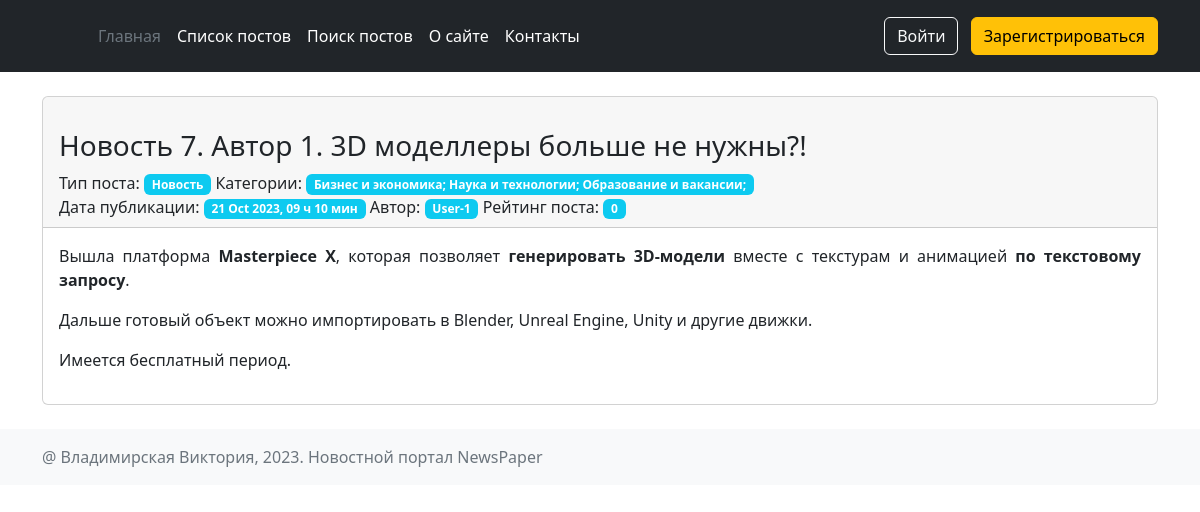
/news/24/, run on the app's committed database.
### news/models.py (models this page shows, shortened)
class Post(models.Model):
    article = 'A'
    news = 'N'
    POST_TYPE = [
        (article, "Статья"),
        (news, "Новость")
    ]
    postAuthor = models.ForeignKey(Author, on_delete=models.CASCADE)
    post_type = models.CharField(max_length=1, choices=POST_TYPE, default=article)
    postCreated = models.DateTimeField(auto_now_add=True)
    postCats = models.ManyToManyField(Category, through='PostCategory')
    postTitle = models.CharField(max_length=128)
    postText = models.TextField()
    postRating = models.SmallIntegerField(default=0)

class Category(models.Model):
    categoryName = models.CharField(max_length=64, unique=True)

class Author(models.Model):
    authorUser = models.OneToOneField(User, on_delete=models.CASCADE)
    authorRating = models.SmallIntegerField(default=0)

### news/views.py (the view)
# urls.py: path('<int:pk>/', PostDetailView.as_view(), name='post_detail'), # Ссылка на детали объекта (поста)
class PostDetailView(DetailView):
    template_name = 'news/post_detail.html' # вместо шаблона post.html, сделаем post_detail.html
    queryset = Post.objects.all()

### news/templatetags/custom_filters.py (called while the page is built)
@register.filter(name='Censor')
def censor(value):
    badWords = value.split()
    STOP_LIST = [
        'более',
        'нежелательно',
        'заменяемоеслово',
        'мат'
    ]
    for word in badWords:
        if word in STOP_LIST:
            value = value.replace(word,'*' * len(word))
    return value

### news/templates/news/post_detail.html (shortened to what this page needs)
{% extends 'layout/default.html' %}
{% load custom_filters %}
{% block content %}
<div class="card">
    <div class="card-header">
        <h3>
            {{ post.postTitle|Censor }}
        </h3>
        <div>
            Тип поста: <span class="badge bg-info">{{ post.get_post_type_display }}</span>
            Категории:
            <span class="badge bg-info">
            {% for category in post.postCats.all %}
                {{ category.categoryName }};
            {% endfor %}
            </span>
            Дата публикации: <span class="badge bg-info">{{ post.postCreated|date:'d M Y, h ч m мин' }}</span>
            Автор: <span class="badge bg-info">{{ post.postAuthor.authorUser.username }}</span>
            Рейтинг поста: <span class="badge bg-info">{{ post.postRating }}</span>
        </div>
    </div>
    <div class="card-body">
            {{ post.postText|Censor|safe }}
    </div>
</div>
{% endblock content %}

### data on the page
Post: postTitle|Censor "Новость 7. Автор 1. 3D моделлеры больше не нужны?!", post_type "Новость", postCreated "21 Oct 2023, 09 ч 10 мин", postAuthor.authorUser.username "User-1", postRating "0", postText|Censor "Вышла платформа Masterpiece X , которая позволяет генерировать 3D-модели вместе с текстурам и анимацией по текстовому запросу . Дальше готовый объект можно импортировать в Blender, Unreal Engine, Unity и другие движки. Имеется бесплатный период."
Category: categoryName "Бизнес и экономика"
Category: categoryName "Наука и технологии"
Category: categoryName "Образование и вакансии"
